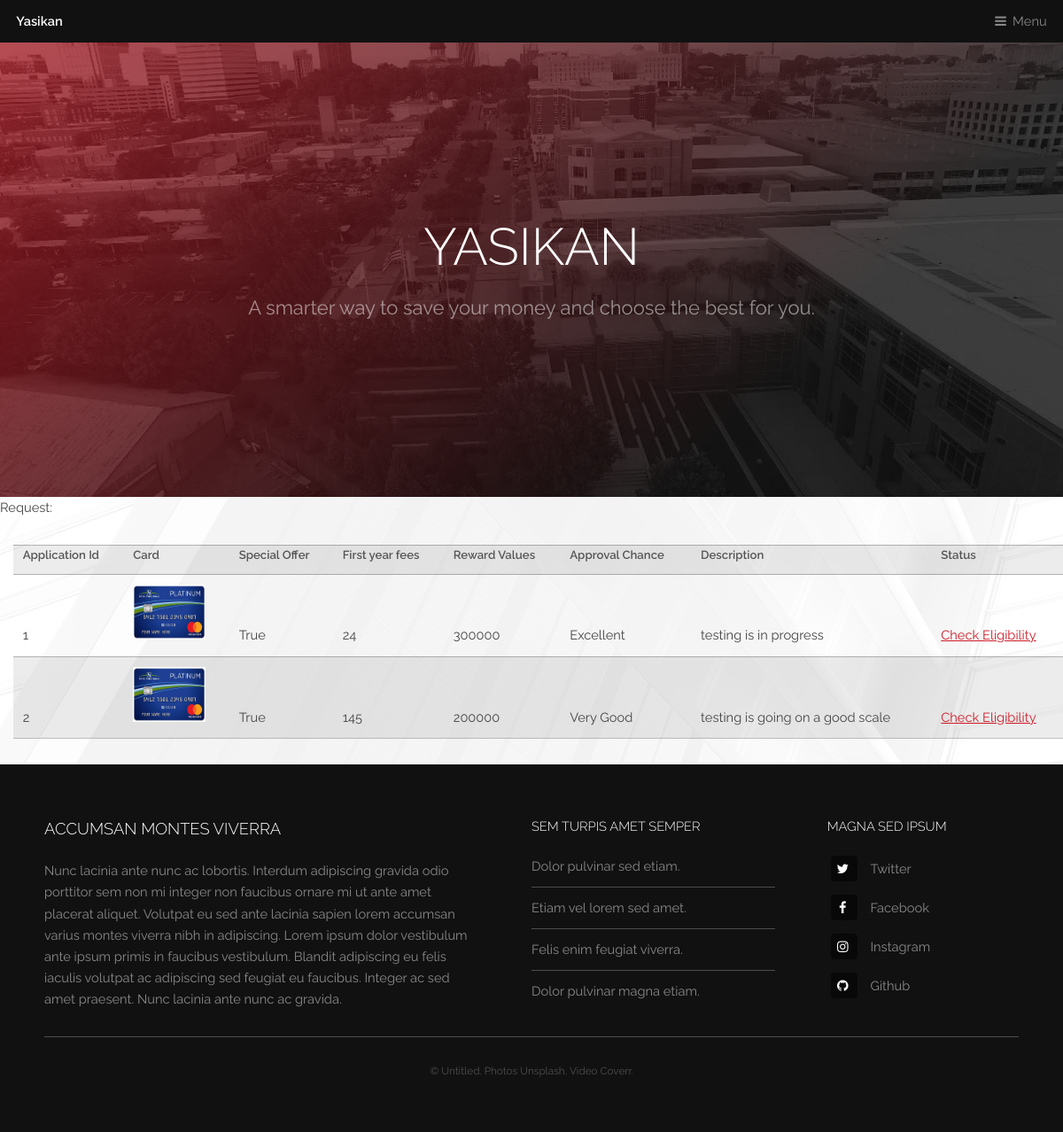
Page /creditcardenquirylist/ on the committed database.
### personal/models.py (models this page shows)
class OfferInfo(models.Model):
	offerName = models.CharField(max_length=100,default='Offer')
	imageLocation = models.CharField(max_length=100)
	is_Travel = models.BooleanField(default=False)
	is_Airport_Lounge = models.BooleanField(default=False)
	is_Shopping = models.BooleanField(default=False)
	is_Dining = models.BooleanField(default=False)
	is_Movies = models.BooleanField(default=False)
	is_Fuel = models.BooleanField(default=False)
	first_year_fees= models.IntegerField(default=False)
	reward_values = models.IntegerField(default=False)
	chance_of_Approval = models.CharField(max_length=100)
	description = models.CharField(max_length=100)
	'''def __str__(self):
		return self.offerName'''

### personal/views.py (the view)
# urls.py: url(r'^creditcardenquirylist/$', views.creditcardenquirylist, name='creditcardenquirylist'),
def creditcardenquirylist(request):
	offerinfolists = OfferInfo.objects.all()
	return render(request, 'personal/creditcardenquirylist.html', {'offerinfolists':offerinfolists})

### personal/templates/personal/creditcardenquirylist.html (shortened to what this page needs)
{% extends "personal/header.html" %}
{% block content %}
	<p> Request: {{request.session.firstName}}</p>
	<ul>
		<table border="1">
			<tr>
			<th>Application Id</th><th>Card</th><th>Special Offer</th><th>First year fees</th><th>Reward Values</th><th>Approval Chance</th><th>Description</th><th>Status</th>
			</tr>
			{% for list in offerinfolists %}
				<tr>
					<td>{{list.id}} </td>
					<td><img src="/static/personal/img/cc1.jpg" height="62" width="82" class="img-responsive" alt="face"></td>
					<td>{{list.is_Travel}} {{is_Airport_Lounge}} {{is_Shopping}} {{is_Dining}} {{is_Movies}}  {{is_Fuel}}</td>
					<td>{{list.first_year_fees}} </td>
					<td>{{list.reward_values}} </td>
					<td>{{list.chance_of_Approval}} </td>
					<td>{{list.description}} </td>
					<td><a href='update_list/{{list.id}}/'> Check Eligibility </a> </td>
				</tr>
		</table>
	</ul>
{% endblock %}

### personal/templates/personal/header.html (shortened to what this page needs)
<!DOCTYPE html>
<html>
	<head>
		{% load static %}
		<link rel="stylesheet" href="{% static 'personal/css/main.css' %}" type = "text/css"/>
	</head>
	<body class="is-preload">
			<header id="header">
				<a class="logo" href='#'>Yasikan</a>
				<nav>
					<a href="#menu">Menu</a>
				</nav>
			</header>
			<section id="banner">
				<div class="inner">
					<h1>Yasikan</h1>
					<p>A smarter way to save your money and choose the best for you.</p>
				</div>
			</section>
			   {% block content %}
			   {% endblock %}
	<footer id="footer">
				<div class="inner">
					<div class="content">
						<section>
							<h3>Accumsan montes viverra</h3>
							<p>Nunc lacinia ante nunc ac lobortis. Interdum adipiscing gravida odio porttitor sem non mi integer non faucibus ornare mi ut ante amet placerat aliquet. Volutpat eu sed ante lacinia sapien lorem accumsan varius montes viverra nibh in adipiscing. Lorem ipsum dolor vestibulum ante ipsum primis in faucibus vestibulum. Blandit adipiscing eu felis iaculis volutpat ac adipiscing sed feugiat eu faucibus. Integer ac sed amet praesent. Nunc lacinia ante nunc ac gravida.</p>
						</section>
						<section>
							<h4>Sem turpis amet semper</h4>
							<ul class="alt">
								<li><a href="#">Dolor pulvinar sed etiam.</a></li>
								<li><a href="#">Etiam vel lorem sed amet.</a></li>
								<li><a href="#">Felis enim feugiat viverra.</a></li>
								<li><a href="#">Dolor pulvinar magna etiam.</a></li>
							</ul>
						</section>
						<section>
							<h4>Magna sed ipsum</h4>
							<ul class="plain">
								<li><a href="#"><i class="icon fa-twitter">&nbsp;</i>Twitter</a></li>
								<li><a href="#"><i class="icon fa-facebook">&nbsp;</i>Facebook</a></li>
								<li><a href="#"><i class="icon fa-instagram">&nbsp;</i>Instagram</a></li>
								<li><a href="#"><i class="icon fa-github">&nbsp;</i>Github</a></li>
							</ul>
						</section>
					</div>
					<div class="copyright">
						&copy; Untitled. Photos <a href="https://unsplash.co">Unsplash</a>, Video <a href="https://coverr.co">Coverr</a>.
					</div>
				</div>
			</footer>
	</body>
</html>

### rows in the picture
OfferInfo: id "1", is_Travel "True", first_year_fees "24", reward_values "300000", chance_of_Approval "Excellent", description "testing is in progress"
OfferInfo: id "2", is_Travel "True", first_year_fees "145", reward_values "200000", chance_of_Approval "Very Good", description "testing is going on a good scale"
